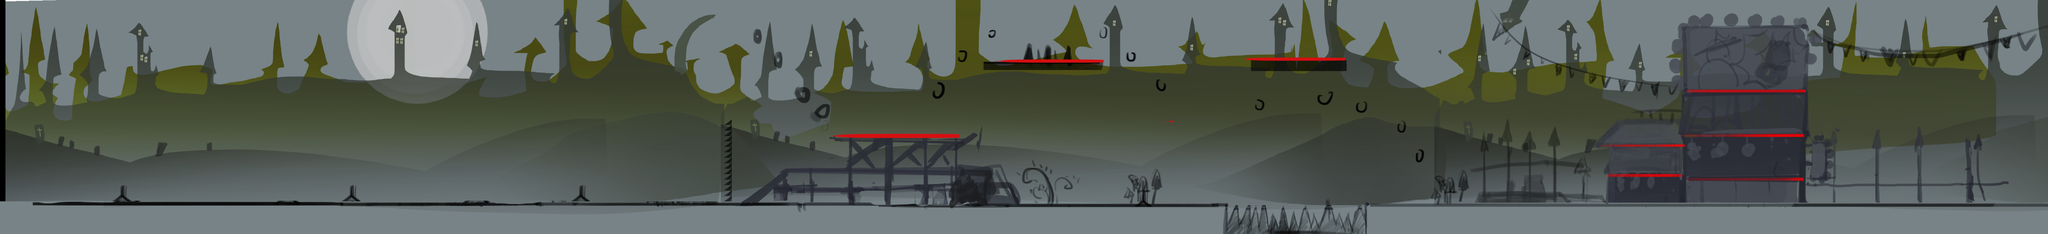

Rendered tile map (Tiled .tmx) drawn with the repository's tilesets; below, a short description and the map source with its tile grids summarised:
An orthogonal 375x43 tile map with 16x16 px tiles, 4 tile layers (layer, layer2, layer3, ci), 9 tilesets and 102 objects (heroPos, bossPos, door).

<map version="1.0" orientation="orthogonal" width="375" height="43" tilewidth="16" tileheight="16">
 <tileset firstgid="1" name="map2" tilewidth="16" tileheight="16">
  <image source="map2.png" width="6000" height="736" />
 </tileset>
 <tileset firstgid="17251" name="tai" tilewidth="16" tileheight="16">
  <image source="tai.png" width="269" height="16" />
 </tileset>
 <tileset firstgid="17267" name="BalanceBoard" tilewidth="16" tileheight="16">
  <image source="BalanceBoard.png" width="819" height="98" />
 </tileset>
 <tileset firstgid="17573" name="map2-1" tilewidth="16" tileheight="16">
  <image source="map2-1.png" width="5922" height="690" />
 </tileset>
 <tileset firstgid="33483" name="banzi" tilewidth="16" tileheight="16">
  <image source="banzi.png" width="429" height="20" />
 </tileset>
 <tileset firstgid="33509" name="zhijia" tilewidth="16" tileheight="16">
  <image source="zhijia.png" width="72" height="58" />
 </tileset>
 <tileset firstgid="33521" name="tone" tilewidth="16" tileheight="16">
  <image source="tone.png" width="122" height="105" />
 </tileset>
 <tileset firstgid="33563" name="stick" tilewidth="9" tileheight="16">
  <image source="stick.png" width="9" height="127" />
 </tileset>
 <tileset firstgid="33570" name="Swing" tilewidth="16" tileheight="16">
  <image source="Swing.png" width="271" height="153" />
 </tileset>
 <layer name="layer" width="375" height="43">
  <data>[16125 cells, 16088 non-empty, 16003 distinct tile ids]</data>
 </layer>
 <layer name="layer2" width="375" height="43">
  <data>[16125 cells, 15498 non-empty, 15498 distinct tile ids]</data>
 </layer>
 <layer name="layer3" width="375" height="43">
  <data>[16125 cells, 51 non-empty, 12 distinct tile ids]</data>
 </layer>
 <layer name="ci" width="375" height="43">
  <data>[16125 cells, 30 non-empty, 2 distinct tile ids]</data>
 </layer>
 <objectgroup name="ObjectsPolygon" width="0" height="0">
  <object x="3664" y="176">
   <polygon points="0,0 292,-2 289,37 0,36" />
  </object>
  <object x="2161" y="600">
   <polygon points="0,0 144,-106 750,-106 748,-78 156,-91 53,-2" />
  </object>
  <object x="2176" y="592" visible="0">
   <polygon points="0,0 128,-96 160,-96 48,0" />
  </object>
  <object x="2320" y="512" visible="0">
   <polygon points="0,0 16,-16 592,-16 592,0 0,0" />
  </object>
  <object x="576" y="580">
   <polygon points="0,0 0,16 64,16" />
  </object>
  <object x="88" y="596">
   <polygon points="0,0 64,-16 64,0" />
  </object>
  <object x="759" y="596">
   <polygon points="0,0 64,-16 64,0" />
  </object>
  <object x="1241" y="579">
   <polygon points="0,0 0,16 64,16" />
  </object>
  <object x="1433" y="595">
   <polygon points="0,0 64,-16 64,0" />
  </object>
  <object x="1914" y="581">
   <polygon points="0,0 0,16 64,16" />
  </object>
  <object x="3567" y="592">
   <polygon points="0,0 0,16 64,16" />
  </object>
  <object x="3144" y="591">
   <polygon points="0,0 -48,16 0,16" />
  </object>
 </objectgroup>
 <objectgroup name="ObjectsBox" width="0" height="0">
  <object x="4000" y="592" width="2016" height="96" />
  <object x="-944" y="592" width="3600" height="112" />
  <object x="2544" y="605" width="1056" height="80" />
  <object x="2142" y="352" width="16" height="240" />
 </objectgroup>
 <objectgroup name="trap" width="0" height="0">
  <object x="3598" y="652">
   <polygon points="0,0 24,-48 28,18 62,-52 66,8 82,-44 84,18 100,-46 118,20 126,-14 136,22 164,-42 180,36 192,-28 204,30 226,-40 246,20 256,-16 266,14 296,-64 318,6 334,-22 352,20 352,-14 372,18 386,-38 410,6 408,56 -2,56" />
  </object>
  <object x="2133" y="352">
   <polygon points="0,0 0,224 0,240 16,240 16,0" />
  </object>
 </objectgroup>
 <objectgroup name="Brick" width="0" height="0">
  <object x="2708" y="118" width="18" height="172" />
  <object x="2452" y="96" width="32" height="194" />
  <object x="2748" y="192" width="34" height="234" />
  <object x="2396" y="154" width="24" height="300" />
  <object x="2890" y="382" width="18" height="232" />
  <object x="2860" y="24" width="18" height="140" />
  <object x="3180" y="14" width="28" height="164" />
  <object x="3664" y="-48" width="44" height="234" />
  <object x="3936" y="-32" width="26" height="230" />
  <object x="4006" y="338" width="18" height="296" />
  <object x="4648" y="304" width="18" height="326" />
  <object x="4742" y="310" width="26" height="308" />
  <object x="4930" y="314" width="18" height="308" />
  <object x="4996" y="168" width="38" height="448" />
  <object x="5275" y="182" width="20" height="452" />
  <object x="5926" y="196" width="24" height="446" />
  <object x="3568" y="432" width="19" height="169" />
  <object x="576" y="547" width="16" height="80" />
  <object x="144" y="541" width="16" height="64" />
  <object x="816" y="512" width="16" height="80" />
  <object x="1232" y="537" width="16" height="80" />
  <object x="1488" y="512" width="16" height="80" />
  <object x="1904" y="543" width="16" height="80" />
  <object x="3136" y="555" width="16" height="80" />
  <object x="2130" y="512" width="16" height="80" />
  <object x="4987" y="-2" width="43" height="181" />
  <object x="5264" y="1" width="35" height="194" />
  <object x="1380" y="-15" width="39" height="644" />
  <object x="2217" y="-1" width="30" height="607" />
 </objectgroup>
 <objectgroup name="ObjectsSwing" width="0" height="0" />
 <objectgroup name="ObjectsTanhuang" width="0" height="0" />
 <objectgroup name="hMove" width="0" height="0">
  <object x="2456" y="264">
   <polygon points="0,0 275,2 275,19 0,19" />
  </object>
  <object x="1564" y="240">
   <polygon points="0,0 256,0 256,16 0,16" />
  </object>
  <object x="640" y="224">
   <polygon points="0,0 275,2 275,19 0,19" />
  </object>
 </objectgroup>
 <objectgroup name="heroPos" width="0" height="0">
  <object name="heroPos" x="123" y="253" width="64" height="48" />
 </objectgroup>
 <objectgroup name="bossPos" width="0" height="0">
  <object name="bossPos" x="5614" y="94" width="26" height="22" />
 </objectgroup>
 <objectgroup name="door" width="0" height="0">
  <object name="door" x="5468" y="149" width="13" height="17" />
 </objectgroup>
 <objectgroup name="Plank" width="0" height="0">
  <object x="4688" y="424">
   <polygon points="0,0 250,1 250,9 1,9" />
  </object>
  <object x="4709" y="507">
   <polygon points="0,0 219,1 220,14 -1,13" />
  </object>
  </objectgroup>
 <objectgroup name="sEnemy" width="0" height="0">
  <!-- 2 objects omitted --></objectgroup>
 <objectgroup name="tai" width="0" height="0">
  <!-- 4 objects omitted --></objectgroup>
 <objectgroup name="tone" width="0" height="0">
  <!-- 2 objects omitted --></objectgroup>
 <objectgroup name="stick" width="0" height="0" visible="0">
  <!-- 1 objects omitted --></objectgroup>
 <objectgroup name="taitai" width="0" height="0" visible="0">
  <!-- 1 objects omitted --></objectgroup>
 <objectgroup name="monsterPoint" width="0" height="0">
  <!-- 4 objects omitted --></objectgroup>
 <objectgroup name="buff1" width="0" height="0">
  <!-- 2 objects omitted --></objectgroup>
 <objectgroup name="buff2" width="0" height="0">
  <!-- 7 objects omitted --></objectgroup>
 <objectgroup name="dynamicTrap1" width="0" height="0">
  <!-- 1 objects omitted --></objectgroup>
 <objectgroup name="dynamicTrap2" width="0" height="0">
  <!-- 1 objects omitted --></objectgroup>
 <objectgroup name="dynamicTrap3" width="0" height="0">
  <!-- 1 objects omitted --></objectgroup>
 <objectgroup name="fire" width="0" height="0" />
 <objectgroup name="Enemy1" width="0" height="0">
  <!-- 3 objects omitted --></objectgroup>
 <objectgroup name="Enemy2" width="0" height="0">
  <!-- 3 objects omitted --></objectgroup>
 <objectgroup name="Enemy3" width="0" height="0">
  <!-- 4 objects omitted --></objectgroup>
 <objectgroup name="Enemy4" width="0" height="0">
  <!-- 6 objects omitted --></objectgroup>
</map>
<!-- 47 of 102 objects omitted -->
